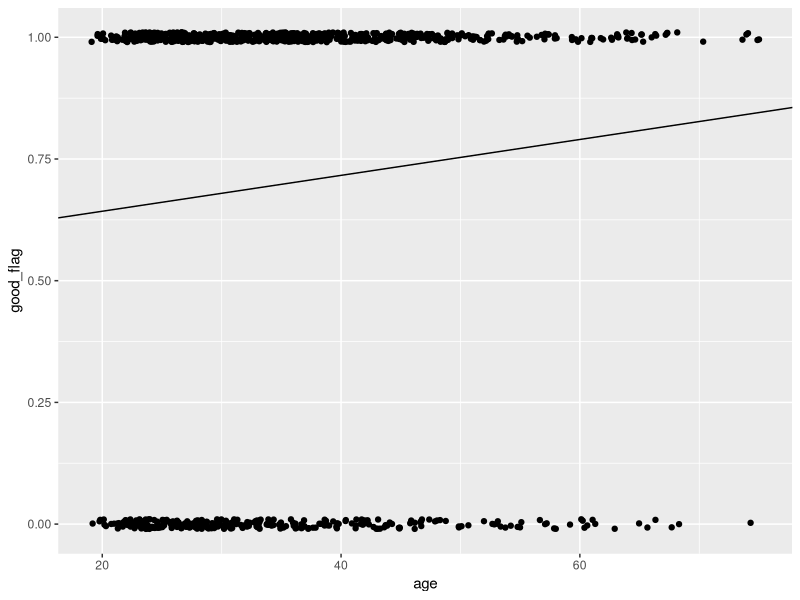
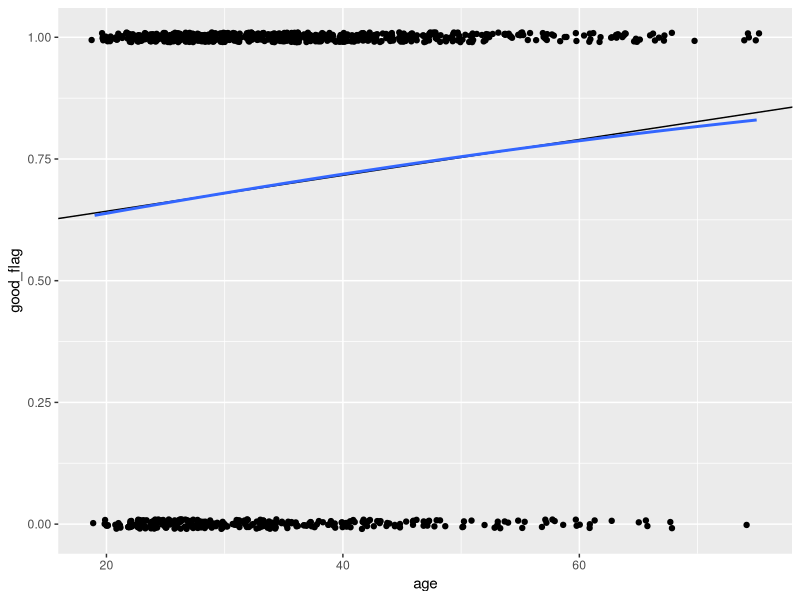

Generate these figures, in order, with R:
german<-read.csv('german_credit.csv')
table(german$number_credits)
german$number_credits[german$number_credits=='3-Feb']<-'2 to 3'
german$number_credits[german$number_credits=='5-Apr']<-'4 to 5'
write.csv2(german, 'german_credit2.csv')

table(german$credit_risk)

german2<-german
german2$good_flag <- (german$credit_risk=='good')*1

linear<-lm(good_flag~age, data=german2)



library(ggplot2)
ggplot(german2, 
       aes(x = age, y = good_flag)) + geom_jitter(height=.01) + geom_abline(slope=linear$coefficients[2], intercept=linear$coefficients[1])


ggplot(german2, 
       aes(x = age, y = good_flag)) + 
  geom_jitter(height=.01) + 
  geom_abline(slope=linear$coefficients[2], intercept=linear$coefficients[1]) +
  geom_smooth(method="glm", se=FALSE, method.args=list(family=binomial))




  